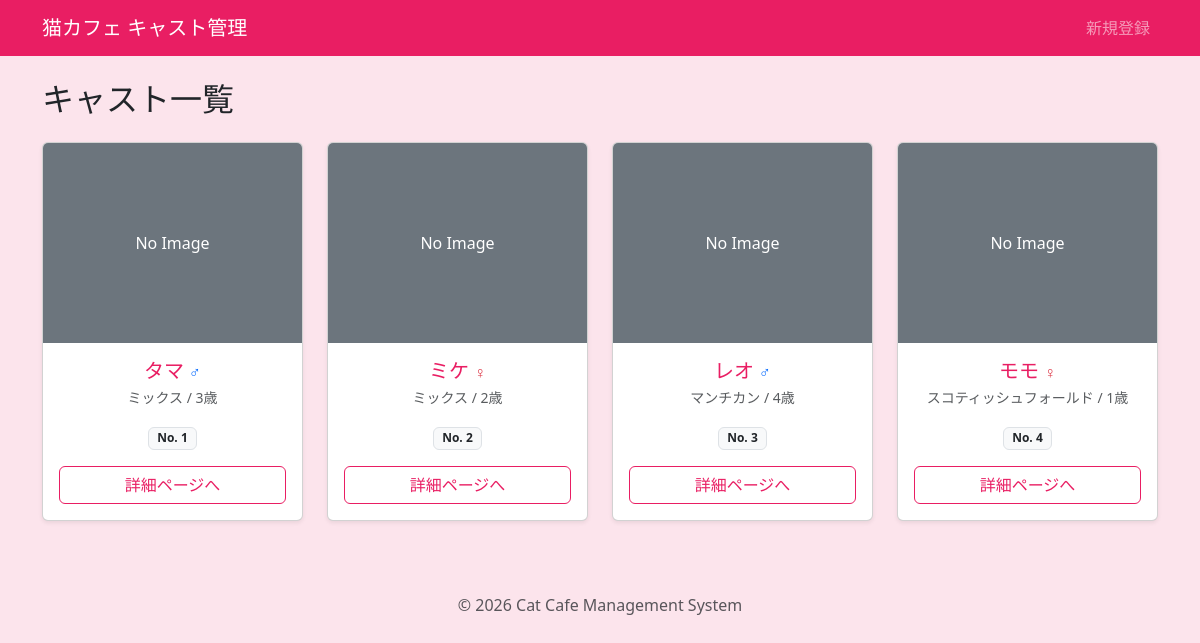
The page / on the database its author committed.
### tables this page shows
CREATE TABLE `cats` (
  `id` int(11) NOT NULL AUTO_INCREMENT,
  `name` varchar(50) NOT NULL,
  `breed_id` int(11) NOT NULL,
  `gender` tinyint(4) NOT NULL COMMENT '1:おとこのこ 2:おんなのこ',
  `age` int(11) NOT NULL,
  `profile` text,
  `image_name` varchar(255) DEFAULT NULL,
  `created_at` datetime DEFAULT CURRENT_TIMESTAMP,
  `updated_at` datetime DEFAULT CURRENT_TIMESTAMP ON UPDATE CURRENT_TIMESTAMP,
  PRIMARY KEY (`id`),
  UNIQUE KEY `uk_name` (`name`),
  KEY `fk_breed_id` (`breed_id`),
  CONSTRAINT `cats_ibfk_1` FOREIGN KEY (`breed_id`) REFERENCES `breeds` (`id`)
);

CREATE TABLE `breeds` (
  `id` int(11) NOT NULL AUTO_INCREMENT,
  `name` varchar(50) NOT NULL,
  `created_at` datetime DEFAULT CURRENT_TIMESTAMP,
  `updated_at` datetime DEFAULT CURRENT_TIMESTAMP ON UPDATE CURRENT_TIMESTAMP,
  PRIMARY KEY (`id`)
);

### inc/functions.php (called while the page is built, shortened)
<?php
function h($string)
{
  return htmlspecialchars($string, ENT_QUOTES, 'UTF-8');
}

### index.php (the view, shortened to what this page needs)
<?php
require_once './inc/functions.php';
$db = db_connect();
$cats = [];
try {
  $sql = 'SELECT cats.*,breeds.name AS breed_name FROM cats INNER JOIN breeds ON cats.breed_id = breeds.id ORDER BY cats.id ASC';
  $stmt = $db->prepare($sql);
  $stmt->execute();
  $cats = $stmt->fetchAll(PDO::FETCH_ASSOC);
} catch (PDOException $e) {
  $err_msg = 'データの取得に失敗しました: ' . $e->getMessage();
}
require_once 'inc/header.php';
?>
<div class="d-flex justify-content-between align-items-center mb-4">
  <h2 class="mb-0">キャスト一覧</h2>
</div>
<div class="row row-cols-1 row-cols-md-2 row-cols-lg-4 g-4">
  <?php if (!empty($cats)): ?>
    <?php foreach ($cats as $cat): ?>
      <div class="col">
        <div class="card h-100 shadow-sm">
          <?php if (empty($cat['image_name'])): ?>
            <div class="bg-secondary text-white d-flex justify-content-center align-items-center card-img-top">
              <span>No Image</span>
            </div>
          <?php endif; ?>
          <div class="card-body">
            <h5 class="card-title text-center text-pink mb-1">
              <?php echo h($cat['name']) ?>
              <?php if ($cat['gender'] == 1): ?>
                <span class="text-primary fs-6">♂</span>
              <?php elseif ($cat['gender'] == 2): ?>
                <span class="text-danger fs-6">♀</span>
              <?php endif; ?>
            </h5>
            <p class="card-text text-center text-muted small mb-3">
              <?php echo h($cat['breed_name']); ?> / <?php echo h($cat['age']); ?>歳
            </p>
            <div class="text-center">
              <span class="badge bg-light text-dark border mb-3">No.
                <?php echo h($cat['id']); ?>
                </span>
            </div>
            <div class="d-grid mt-auto">
              <a href="detail.php?id=<?php echo h($cat['id']); ?>" class="btn btn-outline-danger">詳細ページへ</a>
            </div>
          </div>
        </div>
      </div>
    <?php endforeach; ?>
  <?php endif; ?>
</div>
<?php require_once 'inc/footer.php'; ?>

### inc/header.php (shortened to what this page needs)
<!DOCTYPE html>
<html lang="ja">
<head>
  <link href="https://cdn.jsdelivr.net/npm/bootstrap@5.3.0/dist/css/bootstrap.min.css" rel="stylesheet">
</head>
<body>
  <nav class="navbar navbar-expand-lg navbar-dark mb-4">
    <div class="container">
      <a class="navbar-brand" href="index.php">猫カフェ キャスト管理</a>
      <div class="collapse navbar-collapse" id="navbarNav">
        <ul class="navbar-nav ms-auto">
          <li class="nav-item">
            <a class="nav-link" href="add.php">新規登録</a>
          </li>
        </ul>
      </div>
    </div>
  </nav>
  <div class="container mb-5">

### inc/footer.php (shortened to what this page needs)
</div>
<footer class="text-center text-muted py-4 mt-auto">
  <p>&copy; <?php echo date('Y'); ?> Cat Cafe Management System</p>
</footer>
</body>
</html>

### inc/header.php (style rules this page uses)
body { background-color: #fce4ec; }
.navbar { background-color: #e91e63 !important; }
.card-img-top { height: 200px; object-fit: cover; }

### index.php (style rules this page uses)
.text-pink { color: #e91e63; }
.btn-outline-danger { color: #e91e63; border-color: #e91e63; }

### rows shown on the page
cats: shows "No Image", name "タマ", breed.name "ミックス", age "3", id "1"
cats: shows "No Image", name "ミケ", breed.name "ミックス", age "2", id "2"
cats: shows "No Image", name "レオ", breed.name "マンチカン", age "4", id "3"
cats: shows "No Image", name "モモ", breed.name "スコティッシュフォールド", age "1", id "4"
